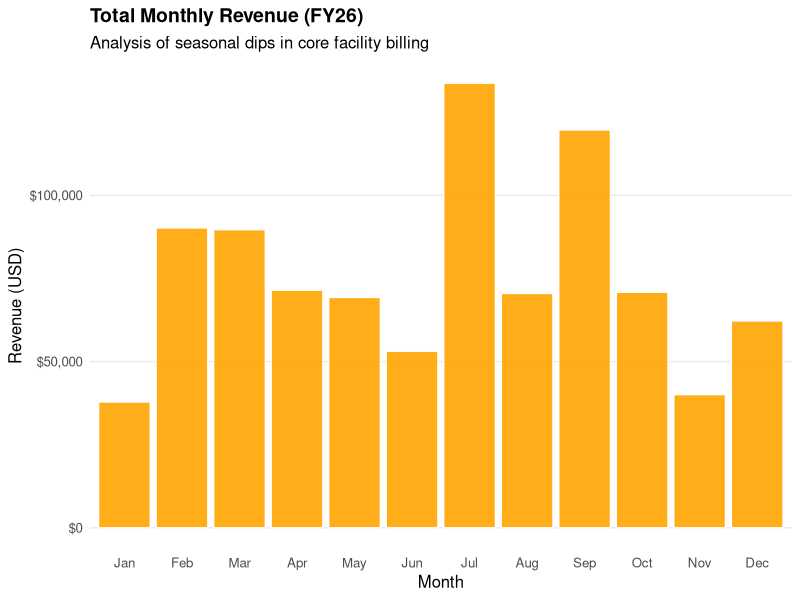
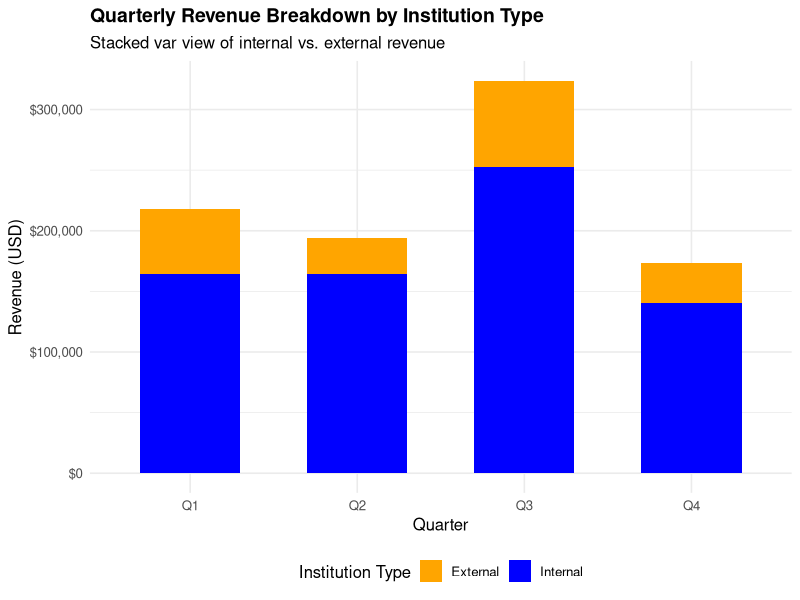
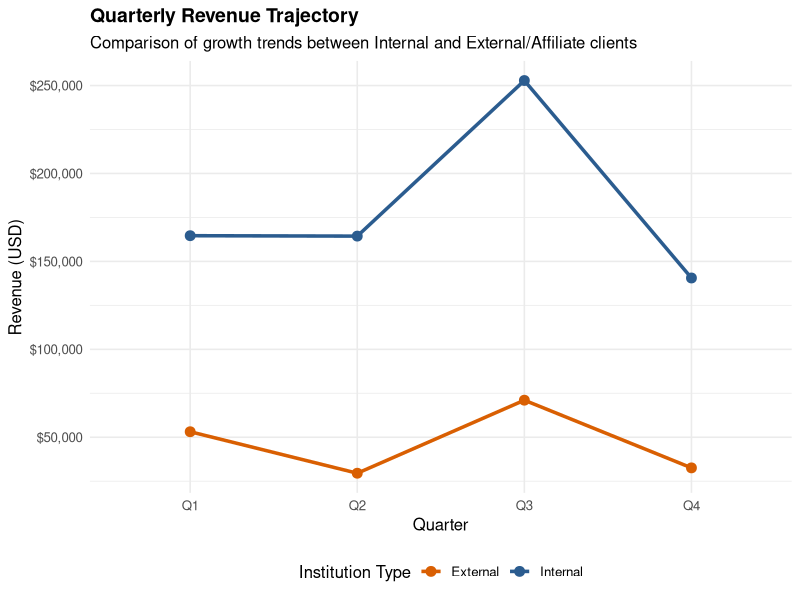
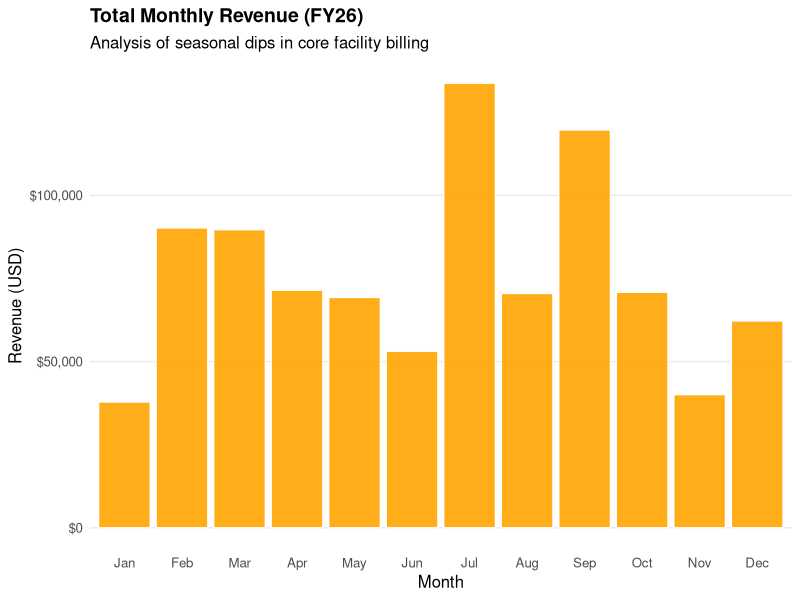
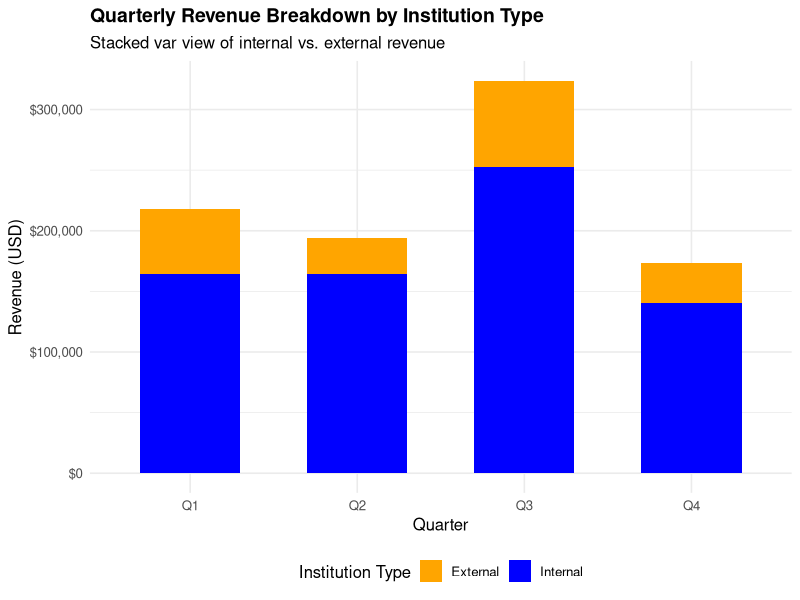
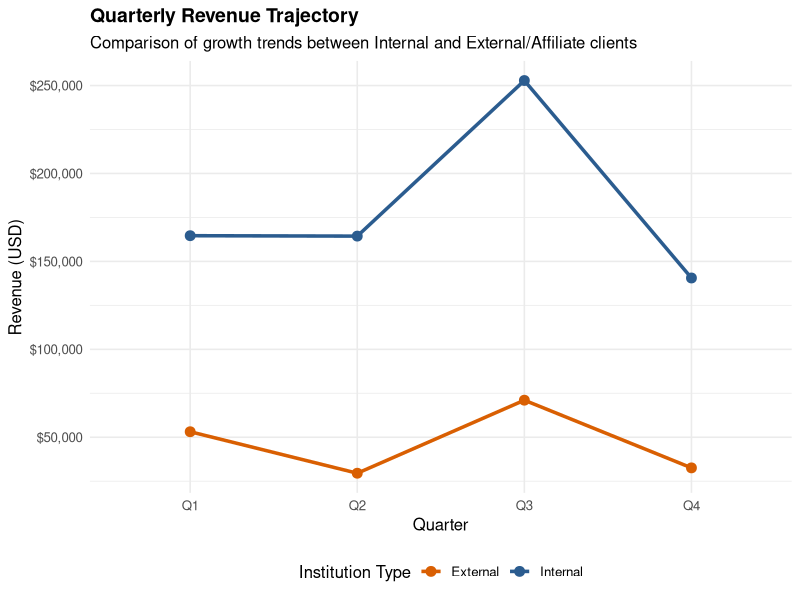

R code for these plots, in order:
## ---- chunk 1
library(tidyverse)
library(readxl)
library(ggplot2)
## ---- chunk 2
ms_raw <- read_csv("data/mass_spec_qc_logs.csv", show_col_types = FALSE)
ngs_raw <- read_excel("data/genomics_core_ops.xlsx")

glimpse(ms_raw) # <1>
glimpse(ngs_raw)

## ---- chunk 3
ms_raw |> 
  filter(is.na(Mass_Accuracy_PPM))

ms_clean <- ms_raw |> 
  filter(!is.na(Mass_Accuracy_PPM))

print(paste0("Raw run logs: ", nrow(ms_raw), " | Clean run logs: ", nrow(ms_clean))) # <1>
## ---- chunk 4
ilab_raw <- read.csv("data/module3_FY26_full.csv", header = TRUE)
## ---- chunk 5
cleaned_revenue_data <- ilab_raw |>
  filter(
    Customer.Name != "Test Account",
    Billing.Status == "billing_initialized"
  ) |>
  mutate(
    date = mdy_hm(Billing.Date),
    month_num = month(date),
    month_label = month(date, label = TRUE, abbr = TRUE),
    quarter = factor(paste0("Q", quarter(date)))
  ) |>
  arrange(date)

head(cleaned_revenue_data)
## ---- chunk 6
monthly_revenue <- cleaned_revenue_data |> 
  group_by(month_label) |> 
  summarise(total_revenue = sum(Total.Price), .groups = "drop")
head(monthly_revenue)
## ---- chunk 7
p1 <- ggplot(monthly_revenue, aes(x = month_label, y = total_revenue)) +
  geom_col(fill = "orange", color = "white", alpha = 0.9) +
  scale_y_continuous(labels = scales::dollar_format(prefix = "$")) +
  labs(
    title="Total Monthly Revenue (FY26)",
    subtitle="Analysis of seasonal dips in core facility billing",
    x="Month",
    y="Revenue (USD)"
  ) +
    theme_minimal(base_size = 12) +
  theme(
    plot.title=element_text(face = "bold", size = 14),
    panel.grid.minor = element_blank(),
    panel.grid.major.x = element_blank()
  )

  p1
## ---- chunk 8
quarterly_institution_revenue <- cleaned_revenue_data |> 
  mutate(Institution.Type = if_else(
    Customer.Institute == "Texas A&M University",
    "Internal",
    "External"
  )) |> 
    group_by(quarter, Institution.Type) |> 
    summarise(total_revenue = sum(Total.Price), .groups = "drop")
  
head(quarterly_institution_revenue)
## ---- chunk 9
p2 <- ggplot(quarterly_institution_revenue, aes(x = quarter, y = total_revenue, fill = Institution.Type)) +
  geom_col(position = "stack", width = 0.6) +
  scale_fill_manual(values = c("Internal" = "blue", "External" = "orange")) +
  scale_y_continuous(labels = scales::dollar_format(prefix = "$")) +
  labs(
    title = "Quarterly Revenue Breakdown by Institution Type",
    subtitle = "Stacked var view of internal vs. external revenue",
    x = "Quarter",
    y = "Revenue (USD)",
    fill = "Institution Type"
  ) +
    theme_minimal(base_size = 12) +
    theme(
      plot.title = element_text(face="bold", size = 14),
      legend.position = "bottom"
    )
p2
## ---- chunk 10
p3 <- ggplot(quarterly_institution_revenue, aes(x = quarter, y = total_revenue, color = Institution.Type, group = Institution.Type)) +
  geom_line(linewidth = 1.2) +
  geom_point(size = 3) +
  scale_color_manual(values = c("Internal" = "#2b5c8f", "External" = "#d95f02")) +
  scale_y_continuous(labels = scales::dollar_format(prefix = "$")) +
  labs(
    title = "Quarterly Revenue Trajectory",
    subtitle = "Comparison of growth trends between Internal and External/Affiliate clients",
    x = "Quarter",
    y = "Revenue (USD)",
    color = "Institution Type"
  ) +
  theme_minimal(base_size = 12) +
  theme(
    plot.title = element_text(face = "bold", size = 14),
    legend.position = "bottom"
  )

p3
## ---- chunk 11
dir.create("output_plots", showWarnings = FALSE)

ggsave(
  filename = "output_plots/monthly_revenue_trend.pdf",
  plot = p1,
  width = 8,
  height = 5,
  units = "in",
  dpi = 300
)

ggsave(
  filename = "output_plots/quarterly_revenue_institution_stacked.png",
  plot = p2,
  width = 8,
  height = 5,
  units = "in",
  dpi = 300
)

ggsave(
  filename = "output_plots/quarterly_revenue_institution_line.jpeg",
  plot = p3,
  width = 8,
  height = 5,
  units = "in",
  dpi = 300
)
